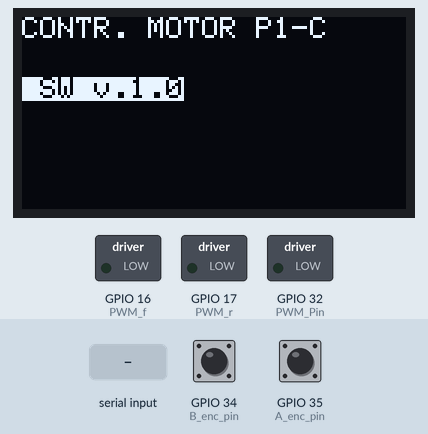
This sketch was run on a simulated ESP32. Parts: 128×64 one-colour display, switched loads named in the sketch (green lamp = pin HIGH). The inputs (shaded band) are chosen by the test bench; at power-on: GPIO 34 (B_enc_pin) HIGH, GPIO 35 (A_enc_pin) HIGH. What the sketch prints to the serial monitor is not drawn.

Above: at 1.1 s.
3.3 s: "V90\n" received over Serial
4.8 s: "R90\n" received over Serial
6.3 s: "S90\n" received over Serial
Timing chart, 0 to 9.3 s (numbered marks = the images above; inputs shaded):
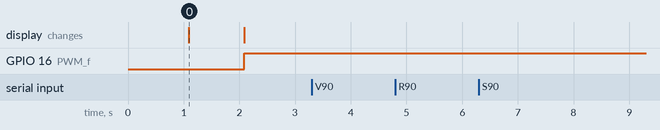

Measured:
- after the input at 3.3 s, every drawn part: stays the same
- after the input at 4.8 s, every drawn part: stays the same
- after the input at 6.3 s, every drawn part: stays the same
- what the display in image 0 shows lasts 1.0 s, from 1.1 s to 2.1 s

The sketch:

P5.ino
```cpp
/*
PRACTICA 1: IMPLEMENTACION DE UN CONTROLADOR PARA UN MOTOR DE DC

*/

// DECLARACIONES /////1/////////////////////////////////////////////////////////////////////

// ACTIVACION DE CODIGO

#define NOMBRE_PRAC "P1-C"
#define VERSION_SW "1.0"

#define ACTIVA_P1A
//#define DEBUG_P1A
#define ACTIVA_P1B1
#define ACTIVA_P1B2
#define ACTIVA_P1B3
#define ACTIVA_P1C
#define DEBUG_P1C
// #define ACTIVA_P1C_MED_ANG
//#define ACTIVA_P1D2
#define ACTIVA_P1D3

// Display OLED ///////////////////////////////////////////////////////////////////////////
#include <Adafruit_SSD1306.h>
#define SCREEN_WIDTH 128 // OLED display width, in pixels
#define SCREEN_HEIGHT 64 // OLED display height, in pixels
#define OLED_RESET     -1 // Reset pin # (or -1 if sharing Arduino reset pin)

// Parametros cola de la interrupcion del encoder ///////////////////////////////////////
#define TAM_COLA_I 1024 /*num mensajes*/
#define TAM_MSG_I 1 /*num caracteres por mensaje*/

// TIEMPOS
#define BLOQUEO_TAREA_LOOPCONTR_MS 10
#define BLOQUEO_TAREA_MEDIDA_MS 10

// Configuración PWM  ////////////////////////////////////////////////////////////////////
uint32_t pwmfreq = 1000; // 1KHz
const uint8_t pwmChannel = 0;
const uint8_t pwmresolution = 8;
const int PWM_Max = pow(2,pwmresolution)-1; //

// Pines driver motor ////////////////////////////////////////////////////////////////////
const uint8_t PWM_Pin = 32; // Entrada EN
const uint8_t PWM_f = 16; // Entrada PWM1
const uint8_t PWM_r = 17; // Entrada PWM2

// Voltaje maximo motor ////////////////////////////////////////////////////////////////////
float SupplyVolt = 12;

// Pines encoder ////////////////////////////////////////////////////////////////////
const uint8_t A_enc_pin = 35;
const uint8_t B_enc_pin = 34;

// Conversión a angulo y velocidad del Pololu 3072
//const float conv_rad = ;
//const float conv_rev = ;
//const float conv_rad_grados = ;

// Declarar funciones ////////////////////////////////////////////////////////////////////
void config_sp(); // Configuracion puerto serie
void config_oled(); // Configuracion OLED
void config_enc(); // Configuracion del encoder
void config_PWM(); // Configuracion PWM
void excita_motor(float v_motor); // Excitacion motor con PWM
//float interpola_vel_vol_lut(float x); // Interpolacion velocidad/voltios LUT

// TABLA VELOCIDAD-VOLTAJE P1D
#ifdef ACTIVA_P1D2
#define LONG_LUT 12
//Vector de tensiones
const float Vol_LUT[LONG_LUT] = {0, 1, 1.6, 2, 3, 4, 5, 6, 7, 8, 9, 100};
// Vector de velocidades
const float Vel_LUT[LONG_LUT] = {0, 0, 0.7, 2.08, 4.5, 6.5, 7.2, 8, 8.5, 8.9, 9.1, 9.5};
#endif

// Variables globales ////////////////////////////////////////////////////////////////////
int32_t ang_cnt = 0;
float pwm_volt = 0;
float pwm_anterior = 0;
int32_t pwm_motor = 0;
//int32_t sign_v_ant = 0;
float v_medida = 0;    // Valor medido de angulo o velocidad -----------------
float v_medida_ant = 0;
float ref_val = 0;     // Valor de referencia de angulo o velocidad
int8_t start_stop = 0; //1 -> en funcionamiento | 0 -> parado
float K_p = 6;
float K_i = 12;
float K_d = 0.0005;

float vi_ant = 0;
float e_ant = 0;

// Declaracion objetos  ////////////////////////////////////////////////////////////////////

xQueueHandle cola_enc; // Cola encoder

/*
 RUTINAS ATENCION INTERRUPCIONES ########################################################################
*/

/*
 Rutina de atención a interrupción ISC_enc --------------------------------------------
*/

void IRAM_ATTR ISR_enc() {
	// Lee las salidas del Encoder
	int pinA = digitalRead(A_enc_pin);
  int pinB = digitalRead(B_enc_pin);

	// Procesa los datos
  uint8_t nDec = -1;

  nDec = 2*pinA + pinB;

	// Enviar los bytes a la cola
  //se pone el ampersand para apuntar a la direccion de memoria,
  //si pusiesemos asterisco nos da el valor que guardamos en la direccion de memoria
	if (xQueueSendFromISR(cola_enc, &nDec ,NULL) != pdTRUE)
	{
	  printf("Error de escritura en la cola cola_enc \n");
	};
}

/*
 TAREAS #############################################################################
*/

/*
 Tarea task_enc #####################################################################
*/
#ifdef ACTIVA_P1A
void task_enc(void* arg) {
	// Declaracion de variables locales
  uint8_t dato;
  uint8_t datoA = 0;

	while(1){
		// Espera a leer los datos de la cola
		if (xQueueReceive(cola_enc , &dato,(TickType_t) portMAX_DELAY) == pdTRUE){
			// Codificar la fase del encoder
      if(dato==0) dato = 1;
      else if(dato==1) dato = 2;
      else if(dato==2) dato = 4;
      else if(dato==3) dato = 3;

			// Calcular incremento/decremento y actualizar valor
      if(datoA<dato &&  (datoA-dato) == -1 || (datoA-dato) == 3) ang_cnt++;
      else ang_cnt--;

      datoA = dato;

			#ifdef DEBUG_P1A
				// Enviar al monitor serie
        //esto no permite encadenar informacion, hay que hacer varios serials
        Serial.print("Fase: ");
        Serial.println(dato);
        Serial.print("Ang cont: ");
        Serial.println(ang_cnt);
			#endif
		 } else {
		 	printf("Error de lectura de la cola cola_enc \n");
		 }
	}
}
#endif


/*
Tarea de configuración de parámetros  #####################################################################
*/
void task_config(void *pvParameter) {
	char ini_char = '0';

	while(1) {
		// Detectar caracter enviado
    if(Serial.available()>0){
      ini_char = Serial.read();
      if(ini_char == 'V') {
        // Guardar valor recibido
       pwm_volt = Serial.parseFloat();
        // Escribir el valor recibido en la consola
        Serial.print("Voltaje motor= ");
        Serial.println(pwm_volt);
      }

      if(ini_char == 'R') {
        // Guardar valor recibido
        ref_val = Serial.parseFloat();
       // Escribir el valor recibido en la consola
        Serial.print("Valor de refenrecia = ");
        Serial.print(ref_val);
        #ifdef ACTIVA_P1C_MED_ANG // Medida de angulo
         Serial.println("º");
        #else // Medida de velocidad
         Serial.println(" rps");
       #endif
      }

      if(ini_char == 'S') {
        // Guardar valor recibido
       start_stop = Serial.parseInt();
       if (start_stop == 1) Serial.println("-- START --");
       else Serial.println("-- STOP --");
      }


      if(ini_char == 'P') {
        // Guardar valor recibido
        K_p = Serial.parseFloat();
        // Escribir el valor recibido en la consola
      }

      if(ini_char == 'I') {
        // Guardar valor recibido
        K_i = Serial.parseFloat();
        // Escribir el valor recibido en la consola
      }

      if(ini_char == 'D') {
        // Guardar valor recibido
        K_d = Serial.parseFloat();
        // Escribir el valor recibido en la consola
      }

    }
		// Activacion de la tarea cada 0.1s
		vTaskDelay(100 / portTICK_PERIOD_MS);
	}
}

/*
Tarea del lazo principal del controlador  #####################################################################
*/
#ifdef ACTIVA_P1B3
void task_loopcontr(void* arg) { //TODO: Empezar aquí, poner P, luego PI, luego PID

	while(1) {
    if(start_stop==1){
      v_medida = 2*PI*ang_cnt / 1200;

      #ifndef ACTIVA_P1C_MED_ANG
        float v_medida_rad = 2*PI*ang_cnt / 1200;
        v_medida = ((v_medida_ant- v_medida_rad)/(2*PI))/0.01;
      #endif
      v_medida_ant = v_medida_rad;
      #ifdef ACTIVA_P1D2
        pwm_volt = interpola_vel_vol_lut(ref_val);
      #endif
      #ifdef ACTIVA_P1D3
        float error = ref_val - v_medida;
        float Tm = BLOQUEO_TAREA_LOOPCONTR_MS/1000.0;
        float vp = K_p*error;
        float vi = vi_ant + K_i*Tm*error;
        float vd = (K_d/Tm) * (error-e_ant);
        pwm_volt = vp + vi + vd;

        e_ant = error;
        vi_ant = vi;
      #endif
    	// Excitacion del motor con PWM
  		excita_motor(pwm_volt);
    }
    else {
      pwm_motor = 0;
      excita_motor(0);
      ang_cnt = 0;
      v_medida = 0;
   }
		// Activacion de la tarea cada 0.01s
	  vTaskDelay(BLOQUEO_TAREA_LOOPCONTR_MS/portTICK_RATE_MS);
	}

}
#endif

/*
Tarea del lazo principal del controlador  #####################################################################
*/
#ifdef DEBUG_P1C
void task_medidas(void* arg)
{

	while(1) {
    if(start_stop==1){
  		// Mostrar medidas de angulo y velocidad del motor
  		#ifdef ACTIVA_P1C_MED_ANG // Medida de angulo
        v_medida = v_medida * 360 / (2*PI);
        Serial.print("Med: ");
        Serial.print(v_medida);
  		#else // Medida de velocidad
        Serial.print("Med: ");
        Serial.print(v_medida);
  		#endif

      Serial.print(",  Ref: ");
      Serial.println(ref_val);
  	}
		// Activacion de la tarea cada 1s
    vTaskDelay(BLOQUEO_TAREA_MEDIDA_MS/portTICK_RATE_MS);
	}
}
#endif

/*
SET UP -----------------------------------------------------------------------------------
*/
void setup() {
	// Configuracion puerto serie
	config_sp();

	// Configuracion OLED
	config_oled();

	// Configuracion PWM
  config_PWM();
	// Crear cola_enc
  cola_enc = xQueueCreate(TAM_COLA_I, TAM_MSG_I);
	if(cola_enc == NULL){
	  Serial.println("Error en creacion de cola_enc");
	 	exit(-1);
  };

	// Crear la tarea task_enc
	if(xTaskCreate( task_enc, "task_enc", 2048, NULL, 1, NULL) != pdPASS){
	 	Serial.println("Error en creacion tarea task_enc");
	 	exit(-1);
	}

	// Crear la tarea task_config
  xTaskCreate(task_config, "task_config", 2048, NULL, 1, NULL);

	// Crear la tarea task_loopcontr
  xTaskCreate(task_loopcontr, "task_loopcontr", 2048, NULL, 1, NULL);

	#ifdef DEBUG_P1C
		// Crear la tarea task_medidas
    xTaskCreate(task_medidas, "task_medidas", 2048, NULL, 1, NULL);
	#endif

	// Configuracion del encoder
  config_enc();
}

/*
LOOP ---- NO USAR -------------------------------------------------------------------
*/
void loop() {}

// FUNCIONES ////////////////////////////////////////////////////////////////////////

////////////////////////////////////////////////////////////////////////////////////
// Funcion configuracion del encoder
////////////////////////////////////////////////////////////////////////////////////
#ifdef ACTIVA_P1A
void config_enc(){
	// Configuracion de pines del encoder
  pinMode(A_enc_pin, INPUT);
  pinMode(B_enc_pin, INPUT);
	// Configuracion interrupcion
  attachInterrupt(digitalPinToInterrupt(A_enc_pin), ISR_enc, CHANGE);
  attachInterrupt(digitalPinToInterrupt(B_enc_pin), ISR_enc, CHANGE);
}
#endif
////////////////////////////////////////////////////////////////////////////////////
// Funcion configuracion del PWM
////////////////////////////////////////////////////////////////////////////////////
#ifdef ACTIVA_P1B2
void config_PWM(){
	// Configuracion de pines de control PWM
  pinMode(PWM_f, OUTPUT);
  pinMode(PWM_r, OUTPUT);
	// Configuracion LED PWM
  ledcSetup(pwmChannel,pwmfreq, pwmresolution);
	// Asignar el controlador PWM al GPIO
  ledcAttachPin(PWM_Pin,pwmChannel);
}
#endif

////////////////////////////////////////////////////////////////////////////////////
// Funcion excitacion del motor con PWM
////////////////////////////////////////////////////////////////////////////////////
#ifdef ACTIVA_P1B3
void excita_motor(float v_motor){
  if(v_motor>0 && pwm_anterior < 0){
    digitalWrite(PWM_f, LOW);
    digitalWrite(PWM_r, LOW);
  }
  if(v_motor < 0 && pwm_anterior > 0) {
    digitalWrite(PWM_f, LOW);
    digitalWrite(PWM_r, LOW);
  }
	// Sentido de giro del motor
  if(v_motor>0){
    digitalWrite(PWM_f, LOW);
    digitalWrite(PWM_r, HIGH);
  } else {
    digitalWrite(PWM_r, LOW);
    digitalWrite(PWM_f, HIGH);
  }

  pwm_anterior = v_motor;
	// Calcula y limita el valor de configuración del PWM
  if(v_motor < 0) v_motor = -v_motor;
  if(v_motor>SupplyVolt) v_motor = SupplyVolt;
	// El valor de excitación debe estar entro 0 y PWM_Max
  int excitacion = trunc(v_motor * PWM_Max / SupplyVolt);
	// Excitacion del motor con PWM
	ledcWrite(pwmChannel, excitacion);
}
#endif

////////////////////////////////////////////////////////////////////////////////////
// Funcion configuracion del puerto serie
////////////////////////////////////////////////////////////////////////////////////
void config_sp(){
	Serial.begin(115200);
	Serial.println("  ");
	Serial.println("--------------------------------------------");
	Serial.println("PRACTICA CONTROLADOR MOTOR " NOMBRE_PRAC);
	Serial.println("--------------------------------------------");
}

////////////////////////////////////////////////////////////////////////////////////
// Funcion configuracion del OLED
////////////////////////////////////////////////////////////////////////////////////
void config_oled(){
	Adafruit_SSD1306 display(SCREEN_WIDTH, SCREEN_HEIGHT, &Wire, OLED_RESET);
	display.begin(SSD1306_SWITCHCAPVCC, 0x3C) ;
	display.clearDisplay();
	display.setTextColor(WHITE);        //
	display.setCursor(0,0);             // Start at top-left corner
	display.println(F("CONTR. MOTOR " NOMBRE_PRAC));
	display.display();
	delay(1000);
	display.setTextColor(BLACK,WHITE);        //
	display.setCursor(0,20);             // Start at top-left corner
	display.println(F(" SW v." VERSION_SW));
	display.display();
	delay(1000);
}


////////////////////////////////////////////////////////////////////////////////////
// Funcion de interpolacion LUT de Velocidad-Voltaje
////////////////////////////////////////////////////////////////////////////////////
#ifdef ACTIVA_P1D2
float interpola_vel_vol_lut(float x) {
	// Buscar el valor superior más pequeño del array
	int8_t i = 0;
	if ( x >= Vel_LUT[LONG_LUT - 2] ) {i = LONG_LUT - 2;}
	else {while ( x > Vel_LUT[i+1] ) i++;}

	// Guardar valor superior e inferior
	float xL = Vel_LUT[i];
	float yL = Vol_LUT[i];
	float xR = Vel_LUT[i+1];
	float yR = Vol_LUT[i+1];

	// Interpolar
	float dydx = ( yR - yL ) / ( xR - xL );

	return yL + dydx * ( x - xL );
}
#endif
```
